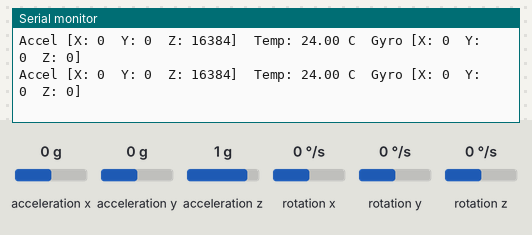
Simulated run of this sketch. Board: ESP32. Shown: the last lines printed to the serial monitor. Wiring (inferred from the names in the program): MPU-6050 motion sensor at I2C address 0x68. Inputs (shaded band) come from the test bench; at power-on: acceleration x 0 g, acceleration y 0 g, acceleration z 1 g, rotation x 0 °/s, rotation y 0 °/s, rotation z 0 °/s.

Above: at 1.2 s.
1.3 s: acceleration x set to -1.4 g
At 1.31 s:
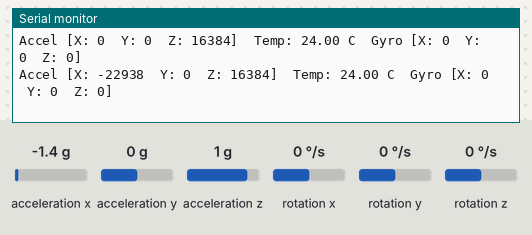
2.8 s: acceleration y set to -1.4 g
At 2.82 s:
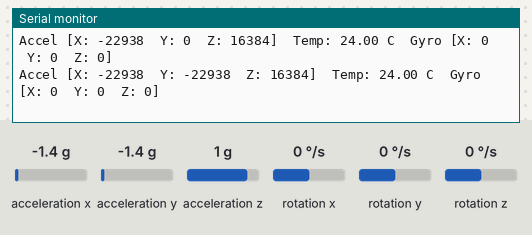
4.3 s: acceleration z set to 0 g
At 4.34 s:
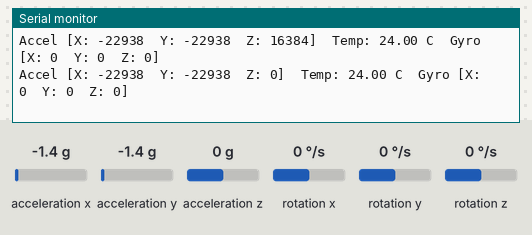
7.3 s: rotation x set to -192 °/s
At 7.31 s:
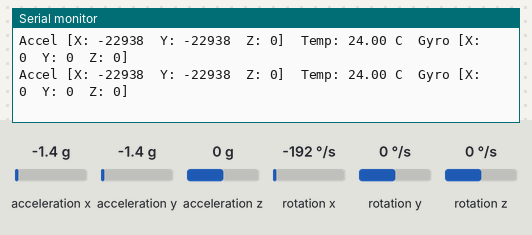
8.8 s: rotation y set to -192 °/s
At 8.84 s:
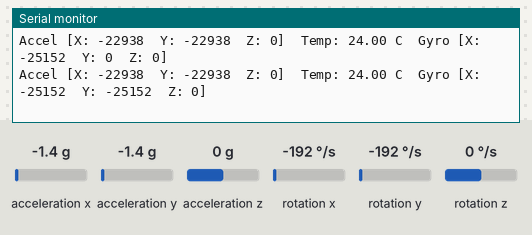

The sketch:

mpu6050_test.ino
```cpp
/**
 * @file mpu6050_test.ino
 * @brief MPU6050 I2C test for ESP32 Dev Module
 *
 * WIRING (MPU6050 to ESP32 Dev Module):
 *   GND  → GND
 *   VCC  → 3.3V
 *   SDA  → GPIO 21 (I2C SDA)
 *   SCL  → GPIO 22 (I2C SCL)
 *   INT  → Not connected (optional)
 *   AD0  → GND (sets I2C address to 0x68)
 */

#include <Wire.h>

const int MPU_ADDR = 0x68; // I2C address of the MPU-6050. If AD0 pin is set to HIGH, the I2C address will be 0x69.
const int I2C_SDA = 21;
const int I2C_SCL = 22;

int16_t accelerometer_x, accelerometer_y, accelerometer_z;
int16_t gyro_x, gyro_y, gyro_z;
int16_t temperature;

void setup() {
  Serial.begin(115200);
  // Wait for Serial to be ready (useful for USB CDC on ESP32)
  while (!Serial && millis() < 5000) {
    delay(10);
  }

  // Initialize I2C bus for ESP32
  Wire.begin(I2C_SDA, I2C_SCL);

  // Verify connection
  Wire.beginTransmission(MPU_ADDR);
  byte error = Wire.endTransmission();

  if (error == 0) {
    Serial.println("\nMPU6050 found!");
  } else {
    Serial.println("\nMPU6050 not found! Check wiring.");
    Serial.println("ESP32 I2C pins: SDA=GPIO21, SCL=GPIO22");
    while (1) {
      delay(1000); // Halt if not found
    }
  }

  // Wake up the MPU-6050
  Wire.beginTransmission(MPU_ADDR);
  Wire.write(0x6B); // PWR_MGMT_1 register
  Wire.write(0);    // Set to 0 to wake up the sensor
  Wire.endTransmission(true);

  // Configure Gyro (Optional, default is +/- 250 deg/s)
  // Wire.beginTransmission(MPU_ADDR);
  // Wire.write(0x1B); // GYRO_CONFIG register
  // Wire.write(0x00); // 0 = +/- 250 deg/s, 8 = +/- 500 deg/s, 16 = +/- 1000 deg/s, 24 = +/- 2000 deg/s
  // Wire.endTransmission(true);

  // Configure Accelerometer (Optional, default is +/- 2g)
  // Wire.beginTransmission(MPU_ADDR);
  // Wire.write(0x1C); // ACCEL_CONFIG register
  // Wire.write(0x00); // 0 = +/- 2g, 8 = +/- 4g, 16 = +/- 8g, 24 = +/- 16g
  // Wire.endTransmission(true);

  Serial.println("MPU6050 initialized.");
}

void loop() {
  Wire.beginTransmission(MPU_ADDR);
  Wire.write(0x3B); // Start with ACCEL_XOUT_H register (0x3B)
  Wire.endTransmission(false); // Restart condition for continuous read

  // Request 14 bytes from the sensor (6 bytes Accel + 2 bytes Temp + 6 bytes Gyro)
  Wire.requestFrom(MPU_ADDR, 14, true);

  if (Wire.available() == 14) {
    // Read registers: high byte shifted left by 8, then bitwise OR with low byte
    accelerometer_x = Wire.read() << 8 | Wire.read();
    accelerometer_y = Wire.read() << 8 | Wire.read();
    accelerometer_z = Wire.read() << 8 | Wire.read();

    temperature = Wire.read() << 8 | Wire.read();

    gyro_x = Wire.read() << 8 | Wire.read();
    gyro_y = Wire.read() << 8 | Wire.read();
    gyro_z = Wire.read() << 8 | Wire.read();

    // Print formatted data
    Serial.print("Accel [X: ");
    Serial.print(accelerometer_x);
    Serial.print("\tY: ");
    Serial.print(accelerometer_y);
    Serial.print("\tZ: ");
    Serial.print(accelerometer_z);

    // Convert RAW temperature to Celsius (formula from MPU6050 datasheet)
    float tempC = (temperature / 340.00) + 36.53;
    Serial.print("]\tTemp: ");
    Serial.print(tempC);
    Serial.print(" C");

    Serial.print("\tGyro [X: ");
    Serial.print(gyro_x);
    Serial.print("\tY: ");
    Serial.print(gyro_y);
    Serial.print("\tZ: ");
    Serial.print(gyro_z);
    Serial.println("]");
  }

  delay(50); // Sample at ~20Hz
}
```

Measured:
- after the input at 1.3 s, the serial monitor: prints a new line at once (image 1)
- after the input at 2.8 s, the serial monitor: prints a new line at once (image 2)
- after the input at 4.3 s, the serial monitor: prints a new line at once (image 3)
- after the input at 8.8 s, the serial monitor: prints a new line at once (image 5)
